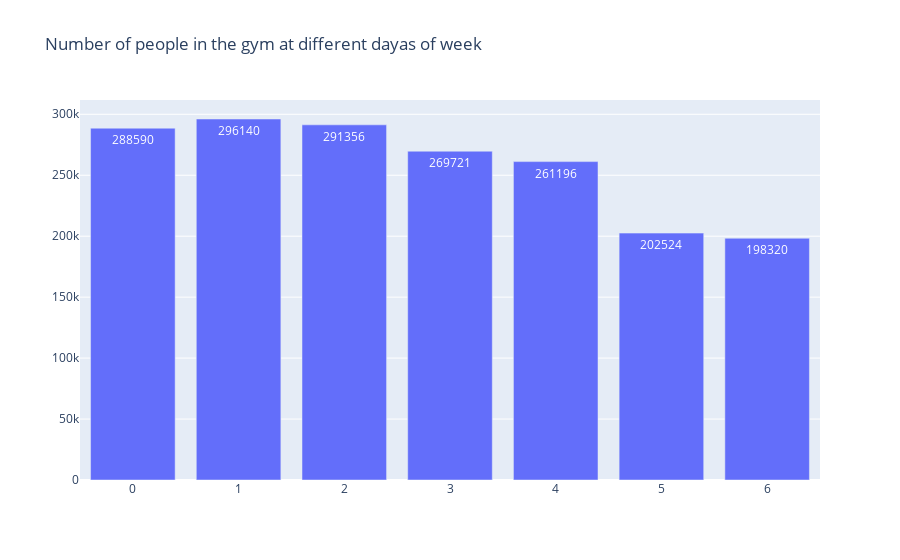

The cell this chart's notebook holds for it:
### Code cell
fig=go.Figure(data=[go.Bar(x = x, y= y, text=y)])
fig.update_layout(title= 'Number of people in the gym at different dayas of week ')
fig.show()

### Figure 1 — Plotly figure (JSON) as saved in the notebook; plotly's stock layout.template omitted (floating-point values rounded to 4 significant figures)
{"data": [{"text": [288590, 296140, 291356, 269721, 261196, 202524, 198320], "type": "bar", "x": [0, 1, 2, 3, 4, 5, 6], "y": [288590, 296140, 291356, 269721, 261196, 202524, 198320]}], "layout": {"title": {"text": "Number of people in the gym at different dayas of week "}}}
